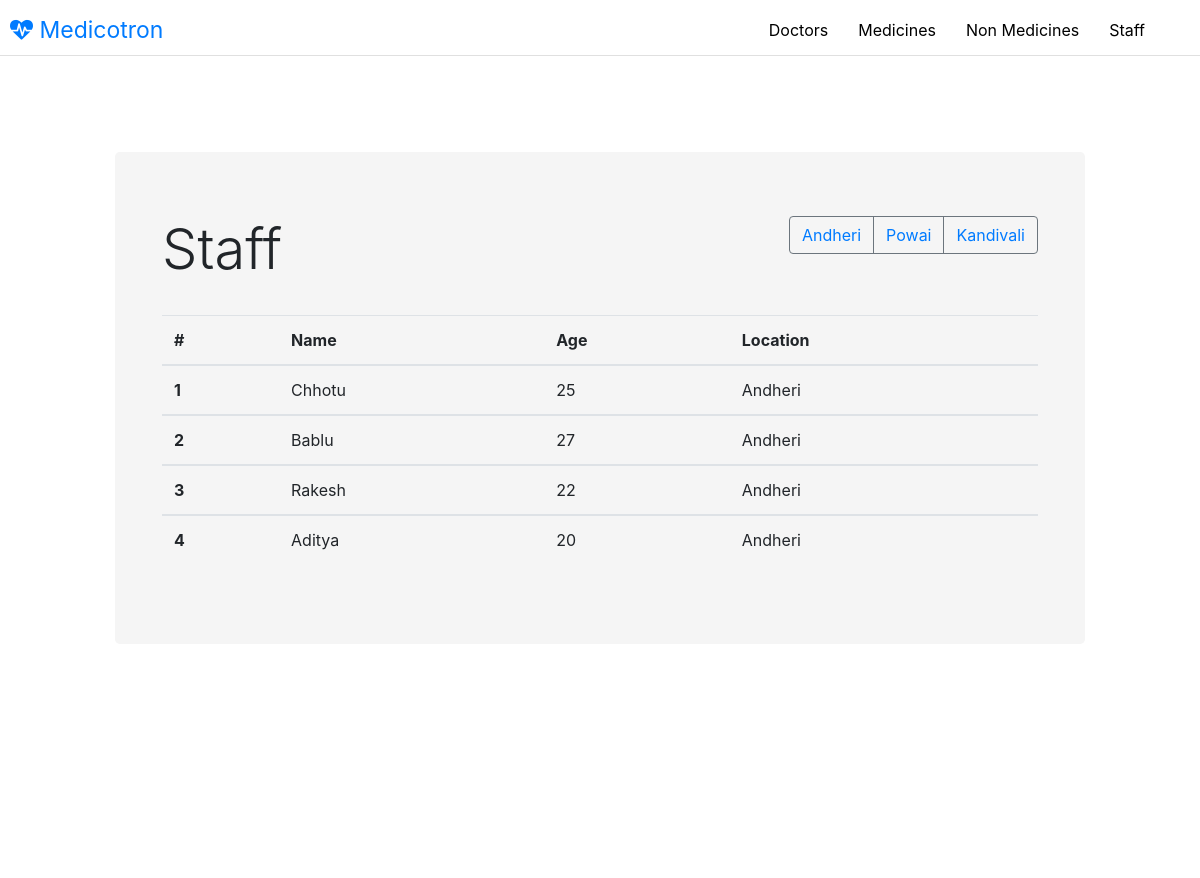
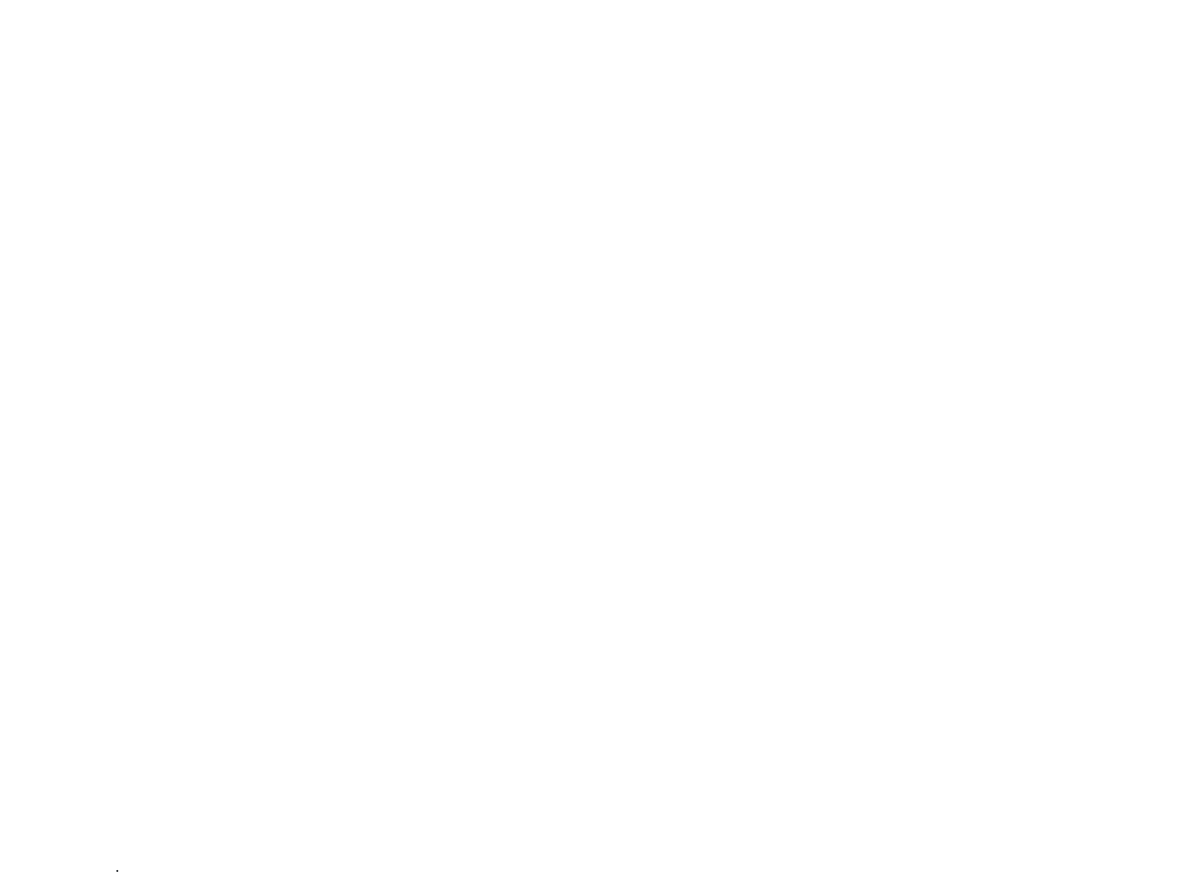
Page /staff/ on the committed database (2 pictures, top to bottom).
### pharma/models.py (models this page shows, shortened)
class Staff(models.Model):
    name = models.CharField(max_length=1000)
    age = models.IntegerField()
    loc = models.CharField(max_length=1000)

### pharma/views.py (the view)
# urls.py: url(r'^staff/$', views.staff, name='staff'),
def staff(request):
    staffs = Staff.objects.all()
    context = {'staffs': staffs, 'site': 'Our'}
    return render(request, 'pharma/staff.html', context)

### pharma/templates/pharma/staff.html (shortened to what this page needs)
{% extends 'pharma/base_template.html' %}
{%  block body %}
<div class="container-fluid">
<div class="row">
<div class="col-md-10 offset-md-1">
<div class="jumbotron-fluid">
<div class="jumbotron" style="background-color:#F5F5F5">
  <div class="container">
  <div class="btn-group" style="float:right;" role="group" aria-label="Basic example">
  <button type="button" style="color:black;"class="btn btn-outline-secondary"><a href="{% url 'pharma:staff' %}">Andheri</a></button>
  <button type="button" style="color:black;"class="btn btn-outline-secondary"><a href="{% url 'pharma:dispstaff' 'Powai' %}">Powai</a></button>
  <button type="button" style="color:black;"class="btn btn-outline-secondary"><a href="{% url 'pharma:dispstaff' 'Kandivali' %}">Kandivali</a></button>
</div>
    <h1 class="display-4">Staff</h1></br>
	<table class="table table-hover">
  <thead class="thead-default">
    <tr>
      <th>#</th>
      <th>Name</th>
      <th>Age</th>
      <th>Location</th>
    </tr>
  </thead>
        {% for s in staffs %}
  <tbody>
    <tr>
      <th scope="row">{{ forloop.counter }}</th>
      <td>{{ s.name}}</td>
      <td>{{ s.age }}</td>
      <td>{{ s.loc }}</td>
    </tr>
  </tbody>
        {% endfor %}
</table>
  </div>
</div>
</div>
</br></br></br></br></br></br></br></br></br></br></br></br></br></br></br></br></br></br></br></br></br></br></br></br></br></br></br></br></br></br></br></br></br></br></br></br></br></br></br></br></br></br></br></br>.
</div>
</div>
</div>
{% endblock %}

### pharma/templates/pharma/base_template.html (style rules this page uses)
.animated { -webkit-animation-duration: 1s; animation-duration: 1s; -webkit-animation-fill-mode: both; animation-fill-mode: both; }
.fadeIn { -webkit-animation-name: fadeIn; animation-name: fadeIn; }

### rows in the picture
Staff: name "Chhotu", age "25", loc "Andheri"
Staff: name "Bablu", age "27", loc "Andheri"
Staff: name "Rakesh", age "22", loc "Andheri"
Staff: name "Aditya", age "20", loc "Andheri"
